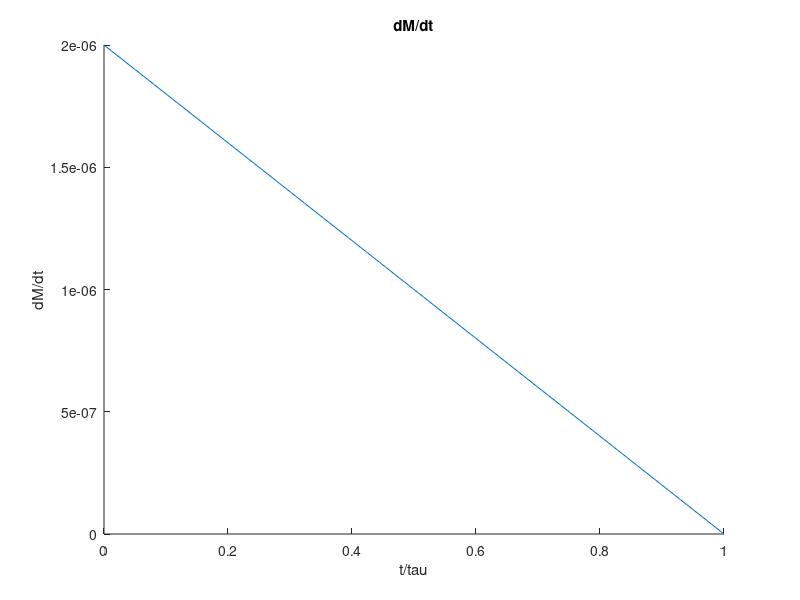

The MATLAB script that drew this image:

t=linspace(0,500000);
mass = 2e-6*(1-t/0.5e6);
hold on
title('dM/dt');
xlabel('t/tau');
ylabel('dM/dt');
plot(t/0.5e6,mass)